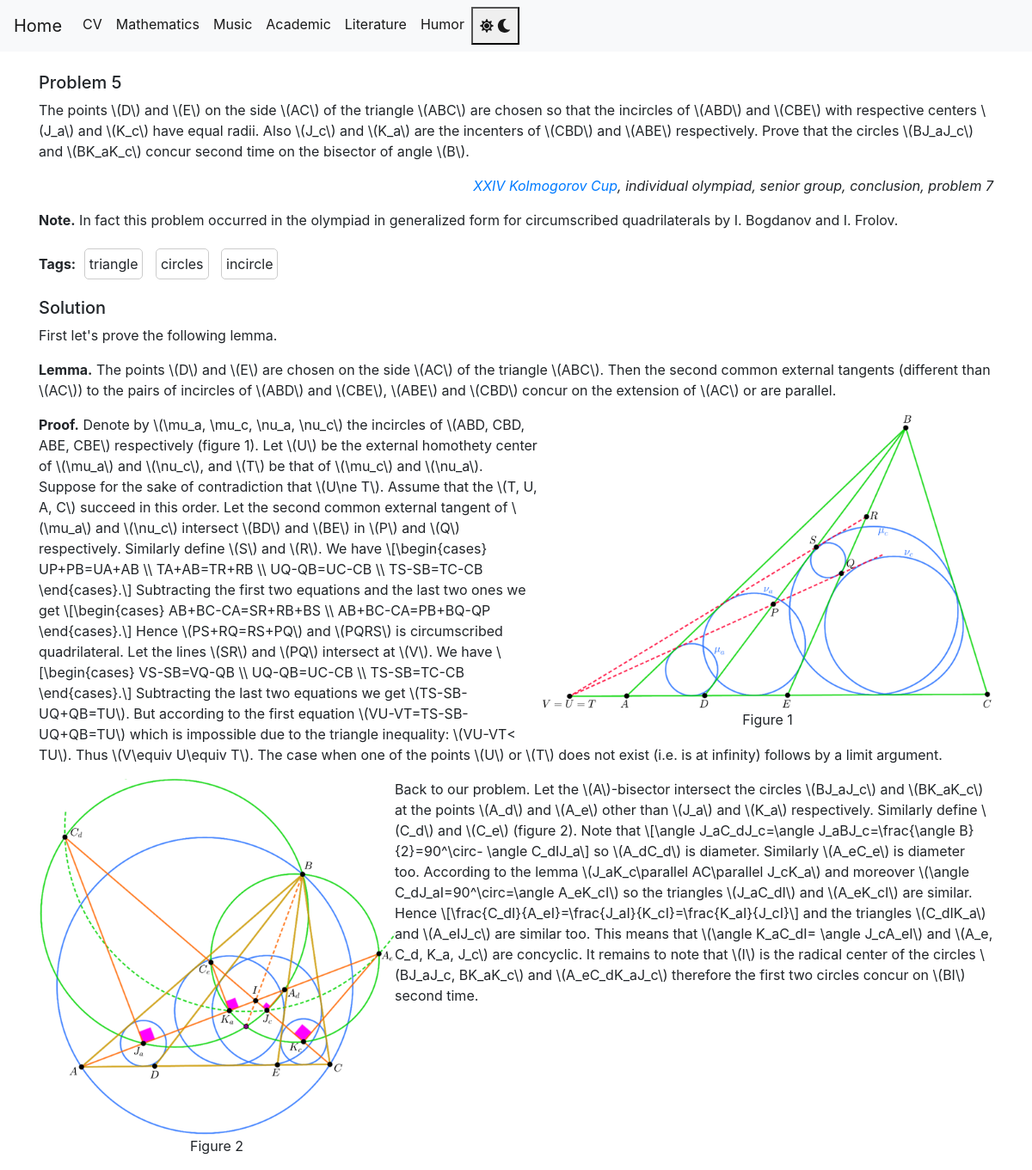
/mathematics/geometry/5, run on the app's committed database.
### tables this page shows
CREATE TABLE problems (
    category TEXT,
    id INTEGER,
    statement TEXT NOT NULL,
    solution TEXT NOT NULL,
    PRIMARY KEY (category, id)
);

CREATE TABLE problem_tags (
    problem_category TEXT REFERENCES problems(category),
    problem_id INTEGER REFERENCES problems(id),
    tag VARCHAR(255)
);

### main.py (the view)
@app.route('/mathematics/<category>/<int:id>')
def problem(category, id):
    problem = get_problem(category, id)
    tags = get_problem_tags(category, id)
    return render_template('problem.html', category=category, problem=problem, tags=tags)

### main.py (called while the page is built)
def get_db_connection():
    conn = sqlite3.connect('database.db')
    conn.row_factory = sqlite3.Row
    return conn

def get_problem(category, id):
    conn = get_db_connection()
    problem = conn.execute('SELECT * FROM problems WHERE category = ? AND id = ?',
                           (category, id)).fetchone()
    conn.close()
    if problem is None:
        abort(404)
    return problem

def get_problem_tags(category, id):
    conn = get_db_connection()
    tags = conn.execute('SELECT tag FROM problem_tags WHERE problem_category = ? and problem_id = ?',
                        (category, id)).fetchall()
    tags = [tag[0] for tag in tags]
    conn.close()
    if tags is None:
        abort(404)
    return tags

### templates/problem.html (shortened to what this page needs)
{% extends 'math_base.html' %}
{% block content %}
<br>
<h5>Problem {{ problem['id'] }}</h5>
{{ problem['statement'] | safe }}
<p>
    <b>Tags:</b> {% for tag in tags %}
    <span class="tag-frame">{{ tag }}</span>
    {% endfor %}
</p>
{{ problem['solution'] | safe }}
<br>
{% endblock %}

### templates/math_base.html (shortened to what this page needs)
{% extends 'base.html' %}

### templates/base.html (shortened to what this page needs)
<!DOCTYPE html>
<html lang="en">
<head>
    <link rel="stylesheet" href="{{ url_for('static', filename= 'css/style.css') }}">
    <link rel="stylesheet" href="https://stackpath.bootstrapcdn.com/bootstrap/4.3.1/css/bootstrap.min.css"
>
</head>
<body>
<nav class="navbar navbar-expand-md" id="mainNavbar">
    <a class="navbar-brand" href="{{ url_for('index') }}">Home</a>
    <div class="collapse navbar-collapse" id="navbarNav">
        <ul class="navbar-nav">
            <li class="nav-item active">
                <a class="nav-link" href="{{ url_for('cv') }}">CV</a>
            </li>
            <li class="nav-item active">
                <a class="nav-link" href="{{ url_for('mathematics') }}">Mathematics</a>
            </li>
            <li class="nav-item active">
                <a class="nav-link" href="{{ url_for('music') }}">Music</a>
            </li>
            <li class="nav-item active">
                <a class="nav-link" href="{{ url_for('academic') }}">Academic</a>
            </li>
            <li class="nav-item active">
                <a class="nav-link" href="{{ url_for('literature') }}">Literature</a>
            </li>
            <li class="nav-item active">
                <a class="nav-link" href="{{ url_for('humor') }}">Humor</a>
            </li>
            <li class="nav-item active">
                <button class="nav-link" onclick="toggleDarkMode()" id="darkModeToggle">
                    <i class="fas fa-sun"></i>
                    <i class="fas fa-moon"></i>
                </button>
            </li>
        </ul>
    </div>
</nav>
<div class="container">
    {% block content %} {% endblock %}
</div>
</body>
</html>

### static/css/style.css (style rules this page uses)
:root { --bg-color-light: #ffffff; --text-color-light: #000000; --selected-bg-light: #2fff00; --bg-color-dark: #1f1f1f; --text-color-dark: #ffffff; --border-color-dark: #ccc; --selected-bg-dark: #007f00; }
body { background-color: var(--bg-color-light); color: var(--text-color-light); }
.tag-frame, .humorist-frame, .censor-frame { border: 1px solid var(--border-color-dark); border-radius: 5px; padding: 5px; margin: 5px; display: inline-block; }

### data on the page
problems: id "5", statement "The points \\(D\\) and \\(E\\) on the side \\(AC\\) of the triangle \\(ABC\\) are chosen so that the incircles of \\(ABD\\) and \\(CBE\\) with respective centers \\(J_a\\) and \\(K_c\\) have equal radii. Also \\(J_c\\) and \\(K_a\\) are the incenters of \\(CBD\\) and \\(ABE\\) respectively. Prove that the circles \\(BJ_aJ_c\\) and \\(BK_aK_c\\) concur second time on the bisector of angle \\(B\\). XXIV Kolmogorov Cup , individual olympiad, senior group, conclusion, problem 7 Note. In fact this problem occurred in the olympiad in generalized form for circumscribed quadrilaterals by I. Bogdanov and I. Frolov.", solution "Solution First let's prove the following lemma. Lemma. The points \\(D\\) and \\(E\\) are chosen on the side \\(AC\\) of the triangle \\(ABC\\). Then the second common external tangents (different than \\(AC\\)) to the pairs of incircles of \\(ABD\\) and \\(CBE\\), \\(ABE\\) and \\(CBD\\) concur on the extension of \\(AC\\) or are parallel. Figure 1 Proof. Denote by \\(\\mu_a, \\mu_c, \\nu_a, \\nu_c\\) the incircles of \\(ABD, CBD, ABE, CBE\\) respectively (figure 1). Let \\(U\\) be the external homothety center of \\(\\mu_a\\) and \\(\\nu_c\\), and \\(T\\) be that of \\(\\mu_c\\) and \\(\\nu_a\\). Suppose for the sake of contradiction that \\(U\\ne T\\). Assume that the \\(T, U, A, C\\) succeed in this order. Let the second common…", solution (picture)
problem_tags: tag "triangle"
problem_tags: tag "circles"
problem_tags: tag "incircle"
